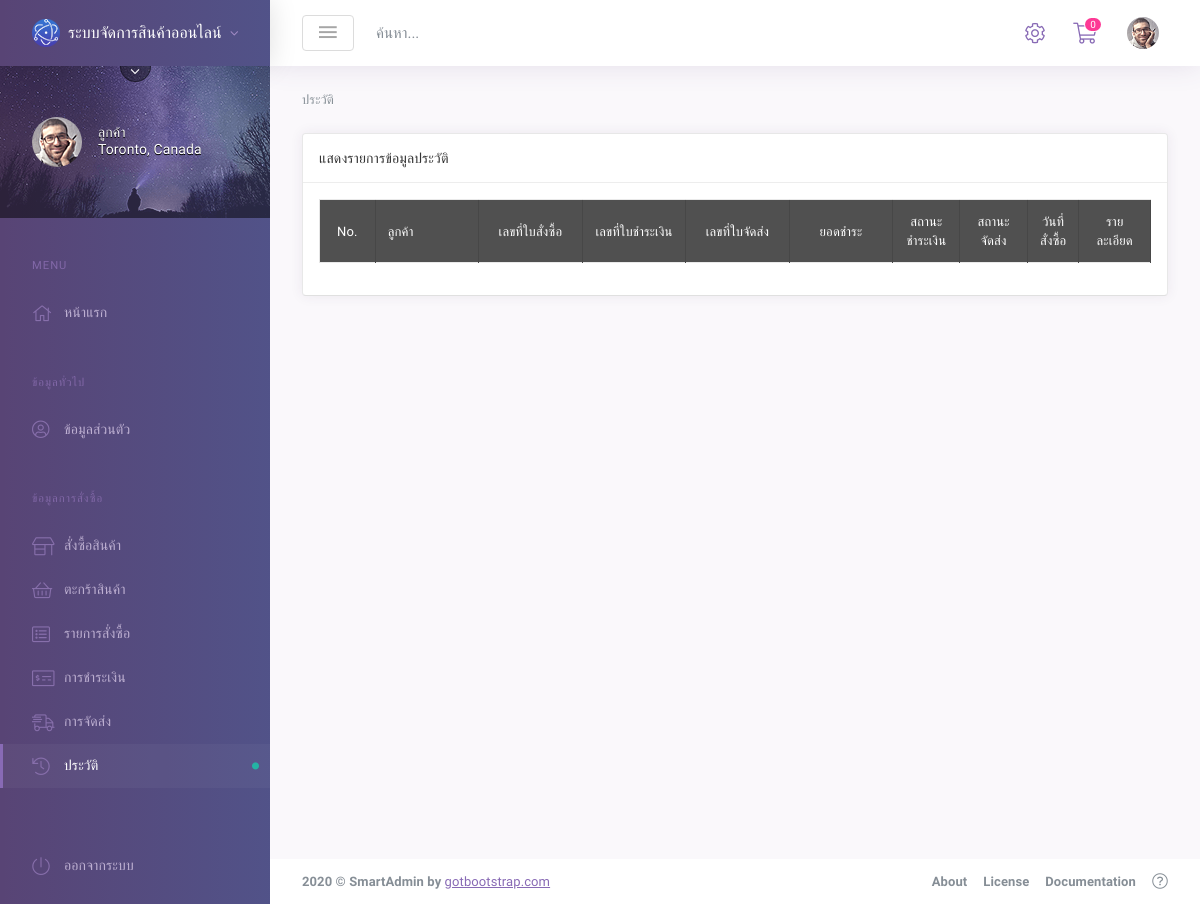
Page /role_customer/history.php?history (signed in) on the earlier database version.
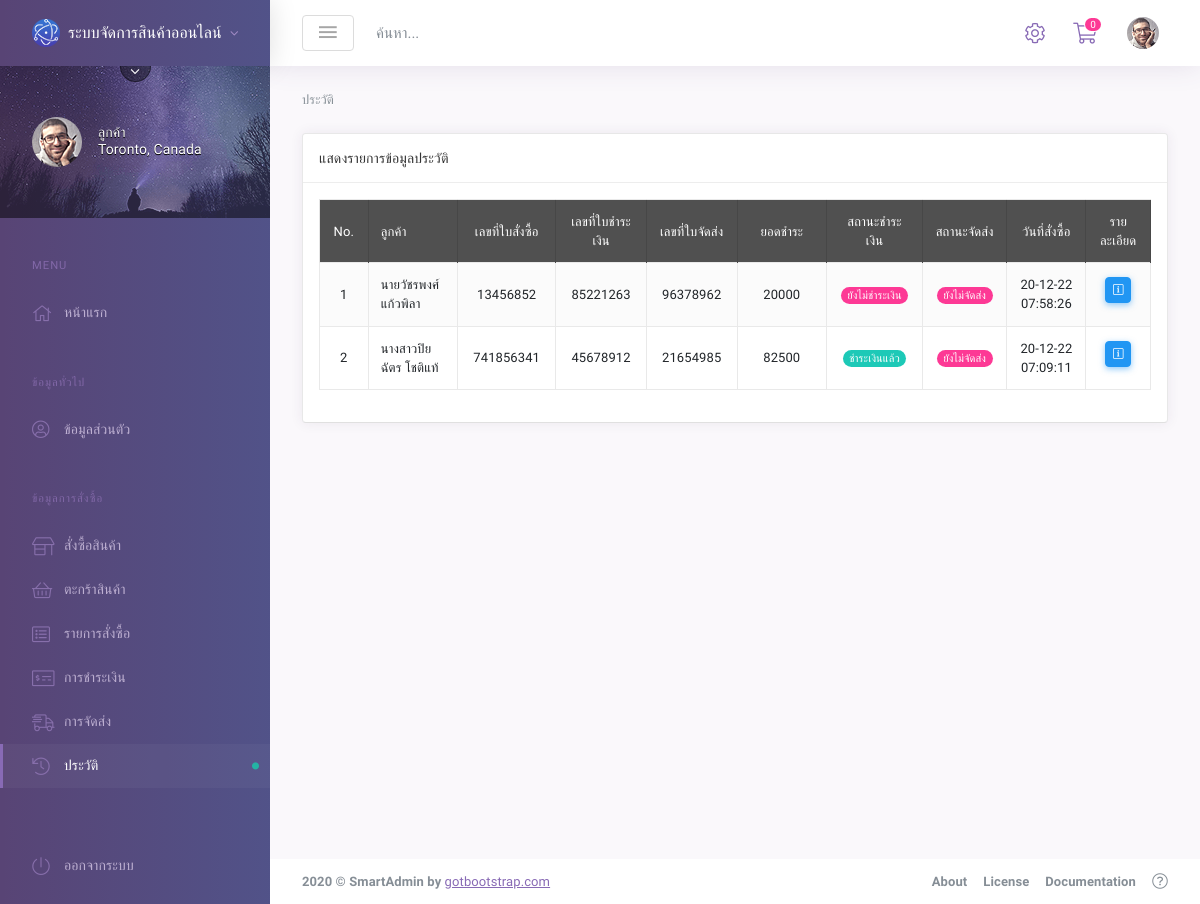
Same page on the later database version.
### tables this page shows
CREATE TABLE `orders` (
  `id` int(11) NOT NULL COMMENT 'รหัส',
  `account_id` int(11) NOT NULL COMMENT 'รหัส account',
  `code` varchar(250) NOT NULL COMMENT 'โค้ด order',
  `total` float NOT NULL COMMENT 'ราคารวม',
  `save_time` timestamp NOT NULL DEFAULT current_timestamp() COMMENT 'เวลาบันทึก'
);

CREATE TABLE `payment` (
  `id` int(11) NOT NULL,
  `orders_id` int(11) NOT NULL,
  `code` varchar(250) NOT NULL,
  `status` enum('ยังไม่ชำระเงิน','ชำระเงินแล้ว') NOT NULL DEFAULT 'ยังไม่ชำระเงิน',
  `total` float DEFAULT NULL,
  `form` enum('-','เงินสด','พร้อมเพย์','โอนผ่านธนาคาร') NOT NULL DEFAULT '-',
  `img` varchar(2500) DEFAULT NULL,
  `save_time` timestamp NOT NULL DEFAULT current_timestamp(),
  `confrim_time` timestamp NOT NULL DEFAULT current_timestamp() ON UPDATE current_timestamp()
);

CREATE TABLE `send` (
  `id` int(11) NOT NULL,
  `orders_id` int(11) NOT NULL,
  `code` varchar(250) NOT NULL,
  `status` enum('ยังไม่จัดส่ง','รอการจัดส่ง','จัดส่งแล้ว') NOT NULL DEFAULT 'ยังไม่จัดส่ง',
  `account_id` varchar(250) DEFAULT NULL,
  `save_time` timestamp NOT NULL DEFAULT current_timestamp(),
  `update_time` timestamp NOT NULL DEFAULT current_timestamp() ON UPDATE current_timestamp()
);

### role_customer/history.php (the view, shortened to what the changed rows need)
<?php
require_once('../database/condb.inc.php');
if (isset($_GET['history'])) {
    $select = $conn->prepare("SELECT o.*,
                            concat(a.pkname,'',a.fname,' ',a.lname) AS account_name,
                            p.code AS payment_code,
                            p.status AS payment_status,
                            s.code AS send_code,
                            s.status AS send_status
                            FROM orders o
                            INNER JOIN account a ON o.account_id = a.id
                            INNER JOIN payment p ON o.id = p.orders_id
                            INNER JOIN send s ON o.id = s.orders_id
                            ORDER BY o.save_time DESC
                        ");
    $select->execute();
}
?>
<!DOCTYPE html>
<html lang="en">
<head>
    <link id="vendorsbundle" rel="stylesheet" media="screen, print" href="../assets/dist/css/vendors.bundle.css">
    <link id="appbundle" rel="stylesheet" media="screen, print" href="../assets/dist/css/app.bundle.css">
    <link id="mytheme" rel="stylesheet" media="screen, print" href="#">
    <link id="myskin" rel="stylesheet" media="screen, print" href="../assets/dist/css/skins/skin-master.css">
    <link rel="stylesheet" media="screen, print" href="../assets/dist/css/datagrid/datatables/datatables.bundle.css">
    <link rel="stylesheet" href="include/style.css">
</head>
<body class="mod-bg-1 mod-nav-link ">
    <div class="page-wrapper">
        <div class="page-inner">
            <div class="page-content-wrapper">
                <main id="js-page-content" role="main" class="page-content">
                    <div class="row">
                        <div class="col-xl-12">
                            <div id="panel-1" class="panel">
                                <div class="panel-hdr">
                                    <h2>
                                        แสดงรายการข้อมูลประวัติ
                                    </h2>
                                </div>
                                <div class="panel-container show">
                                    <div class="panel-content">
                                        <table id="dt-basic-example" class="table table-bordered table-hover table-striped w-100">
                                            <thead class="bg-dark text-white">
                                                <tr>
                                                    <th style="width:5%; text-align: center; vertical-align: middle;">No.</th>
                                                    <th style="width:10%; vertical-align: middle;">ลูกค้า</th>
                                                    <th style="width:10%; text-align: center; vertical-align: middle;">เลขที่ใบสั่งซื้อ</th>
                                                    <th style="width:10%; text-align: center; vertical-align: middle;">เลขที่ใบชำระเงิน</th>
                                                    <th style="width:10%; text-align: center; vertical-align: middle;">เลขที่ใบจัดส่ง</th>
                                                    <th style="width:10%; text-align: center; vertical-align: middle;">ยอดชำระ</th>
                                                    <th style="width:5%; text-align: center; vertical-align: middle;">สถานะชำระเงิน</th>
                                                    <th style="width:5%; text-align: center; vertical-align: middle;">สถานะจัดส่ง</th>
                                                    <th style="width:5%; text-align: center; vertical-align: middle;">วันที่สั่งซื้อ</th>
                                                    <th style="width:5%; text-align: center; vertical-align: middle;">รายละเอียด</th>
                                                </tr>
                                            </thead>
                                            <tbody>
                                                <?php
                                                $i = 1;
                                                while ($row = $select->fetch(PDO::FETCH_ASSOC)) {
                                                    if ($row['payment_status'] === 'ยังไม่ชำระเงิน') {
                                                        $show_payment_status = '<span class="badge badge-danger badge-pill">ยังไม่ชำระเงิน</span>';
                                                    } else {
                                                        $show_payment_status = '<span class="badge badge-success badge-pill">ชำระเงินแล้ว</span>';
                                                    }
                                                    if ($row['send_status'] === 'ยังไม่จัดส่ง') {
                                                        $show_send_status = '<span class="badge badge-danger badge-pill">ยังไม่จัดส่ง</span>';
                                                    } else if ($row['send_status'] === 'รอการจัดส่ง') {
                                                        $show_send_status = '<span class="badge badge-warning badge-pill">รอการจัดส่ง</span>';
                                                    } else {
                                                        $show_send_status = '<span class="badge badge-success badge-pill">จัดส่งแล้ว</span>';
                                                    }
                                                ?>
                                                    <tr>
                                                        <td style="text-align: center; vertical-align: middle;"><?= $i++; ?></td>
                                                        <td style="vertical-align: middle;"><?= $row['account_name']; ?></td>
                                                        <td style="text-align: center; vertical-align: middle;"><?= $row['code']; ?></td>
                                                        <td style="text-align: center; vertical-align: middle;"><?= $row['payment_code']; ?></td>
                                                        <td style="text-align: center; vertical-align: middle;"><?= $row['send_code']; ?></td>
                                                        <td style="text-align: center; vertical-align: middle;"><?= $row['total']; ?></td>
                                                        <td style="text-align: center; vertical-align: middle;"><?= $show_payment_status; ?></td>
                                                        <td style="text-align: center; vertical-align: middle;"><?= $show_send_status; ?></td>
                                                        <td style="text-align: center;  vertical-align: middle;"><?= date('d-m-y H:i:s', strtotime($row['save_time'])); ?></td>
                                                        <td style="text-align: center; vertical-align: middle;">
                                                            <a href="order_detail.php?order_detail=<?= $row['id']; ?>" class="btn btn-info btn-sm btn-icon waves-effect waves-themed mb-2"><i class="fal fa-info-square"></i></a>
                                                        </td>
                                                    </tr>
                                                <?php } ?>
                                            </tbody>
                                        </table>
                                    </div>
                                </div>
                            </div>
                        </div>
                    </div>
                </main>
            </div>
        </div>
    </div>
</body>
</html>

Differences in the rows shown:
now on this page (row edited): orders: account_name "นายวัชรพงศ์ แก้วพิลา", code "13456852", payment.code "85221263", send.code "96378962", total "20000", shows "ยังไม่ชำระเงิน", save_time "20-12-22 07:58:26"
now on this page (row edited): orders: account_name "นางสาวปิยฉัตร โชติแท้", code "741856341", payment.code "45678912", send.code "21654985", total "82500", shows "ชำระเงินแล้ว", save_time "20-12-22 07:09:11"
